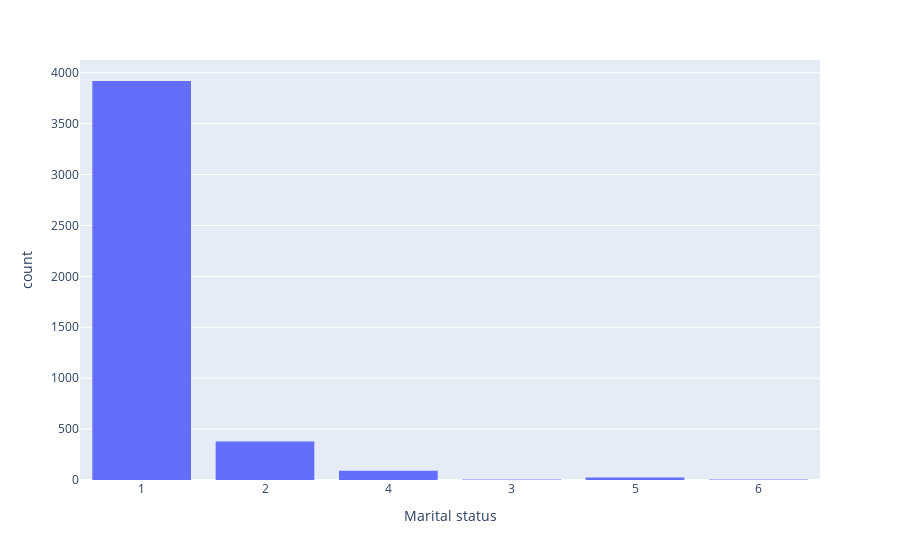

Write notebook code for a chart like this one.
### Code cell
marital_status_hist = px.histogram(df, x = "Marital status")
marital_status_hist.show()

#Positively skewed heavily, makes sense because these are students

### Figure 1 — Plotly figure (JSON) as saved in the notebook; plotly's stock layout.template omitted (floating-point values rounded to 4 significant figures; data arrays with more than 128 entries replaced by an {"elided": "..."} marker saying what was removed)
{"data": [{"alignmentgroup": "True", "bingroup": "x", "hovertemplate": "Marital status=%{x}<br>count=%{y}<extra></extra>", "legendgroup": "", "marker": {"color": "#636efa", "pattern": {"shape": ""}}, "name": "", "offsetgroup": "", "orientation": "v", "showlegend": false, "type": "histogram", "x": {"elided": "4424 str values"}, "xaxis": "x", "yaxis": "y"}], "layout": {"barmode": "relative", "legend": {"tracegroupgap": 0}, "margin": {"t": 60}, "xaxis": {"anchor": "y", "domain": [0, 1], "title": {"text": "Marital status"}}, "yaxis": {"anchor": "x", "domain": [0, 1], "title": {"text": "count"}}}}
